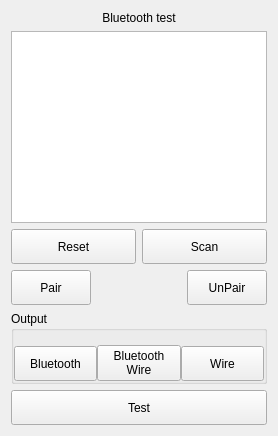
       <widget class="QWidget" name="btPage">
        <layout class="QVBoxLayout" name="verticalLayout_133">
         <item>
          <widget class="QLabel" name="label_63">
           <property name="text">
            <string>Bluetooth test</string>
           </property>
           <property name="alignment">
            <set>Qt::AlignCenter</set>
           </property>
          </widget>
         </item>
         <item>
          <widget class="QListWidget" name="btScanList"/>
         </item>
         <item>
          <layout class="QHBoxLayout" name="horizontalLayout_34">
           <item>
            <widget class="QPushButton" name="btResetButton">
             <property name="minimumSize">
              <size>
               <width>0</width>
               <height>35</height>
              </size>
             </property>
             <property name="focusPolicy">
              <enum>Qt::NoFocus</enum>
             </property>
             <property name="text">
              <string>Reset</string>
             </property>
            </widget>
           </item>
           <item>
            <widget class="QPushButton" name="btScanButton">
             <property name="minimumSize">
              <size>
               <width>0</width>
               <height>35</height>
              </size>
             </property>
             <property name="focusPolicy">
              <enum>Qt::NoFocus</enum>
             </property>
             <property name="text">
              <string>Scan</string>
             </property>
            </widget>
           </item>
          </layout>
         </item>
         <item>
          <layout class="QHBoxLayout" name="horizontalLayout_36">
           <item>
            <widget class="QPushButton" name="btPairButton">
             <property name="minimumSize">
              <size>
               <width>0</width>
               <height>35</height>
              </size>
             </property>
             <property name="focusPolicy">
              <enum>Qt::NoFocus</enum>
             </property>
             <property name="text">
              <string>Pair</string>
             </property>
            </widget>
           </item>
           <item>
            <widget class="QLabel" name="pairBtLabel">
             <property name="text">
              <string/>
             </property>
             <property name="pixmap">
              <pixmap resource="resourses.qrc">:/resources/umuOff.png</pixmap>
             </property>
             <property name="alignment">
              <set>Qt::AlignCenter</set>
             </property>
            </widget>
           </item>
           <item>
            <spacer name="horizontalSpacer_11">
             <property name="orientation">
              <enum>Qt::Horizontal</enum>
             </property>
             <property name="sizeType">
              <enum>QSizePolicy::Minimum</enum>
             </property>
             <property name="sizeHint" stdset="0">
              <size>
               <width>40</width>
               <height>20</height>
              </size>
             </property>
            </spacer>
           </item>
           <item>
            <widget class="QPushButton" name="btUnPairButton">
             <property name="minimumSize">
              <size>
               <width>0</width>
               <height>35</height>
              </size>
             </property>
             <property name="focusPolicy">
              <enum>Qt::NoFocus</enum>
             </property>
             <property name="text">
              <string>UnPair</string>
             </property>
            </widget>
           </item>
          </layout>
         </item>
         <item>
          <widget class="QGroupBox" name="groupBox">
           <property name="title">
            <string>Output</string>
           </property>
           <layout class="QVBoxLayout" name="verticalLayout_132">
            <property name="spacing">
             <number>0</number>
            </property>
            <property name="leftMargin">
             <number>0</number>
            </property>
            <property name="topMargin">
             <number>0</number>
            </property>
            <property name="rightMargin">
             <number>0</number>
            </property>
            <property name="bottomMargin">
             <number>0</number>
            </property>
            <item>
             <layout class="QHBoxLayout" name="horizontalLayout_108">
              <item>
               <layout class="QVBoxLayout" name="verticalLayout_42">
                <item>
                 <widget class="QLabel" name="btOutputLabel">
                  <property name="text">
                   <string/>
                  </property>
                  <property name="pixmap">
                   <pixmap resource="resourses.qrc">:/resources/umuOff.png</pixmap>
                  </property>
                  <property name="alignment">
                   <set>Qt::AlignCenter</set>
                  </property>
                 </widget>
                </item>
                <item>
                 <widget class="QPushButton" name="setBtOutputButton">
                  <property name="minimumSize">
                   <size>
                    <width>0</width>
                    <height>35</height>
                   </size>
                  </property>
                  <property name="focusPolicy">
                   <enum>Qt::NoFocus</enum>
                  </property>
                  <property name="text">
                   <string>Bluetooth</string>
                  </property>
                 </widget>
                </item>
               </layout>
              </item>
              <item>
               <layout class="QVBoxLayout" name="verticalLayout_131">
                <item>
                 <widget class="QLabel" name="btWireOutputLabel">
                  <property name="text">
                   <string/>
                  </property>
                  <property name="pixmap">
                   <pixmap resource="resourses.qrc">:/resources/umuOff.png</pixmap>
                  </property>
                  <property name="alignment">
                   <set>Qt::AlignCenter</set>
                  </property>
                 </widget>
                </item>
                <item>
                 <widget class="QPushButton" name="setBtWireOutputButton">
                  <property name="minimumSize">
                   <size>
                    <width>0</width>
                    <height>35</height>
                   </size>
                  </property>
                  <property name="focusPolicy">
                   <enum>Qt::NoFocus</enum>
                  </property>
                  <property name="text">
                   <string>Bluetooth
Wire</string>
                  </property>
                 </widget>
                </item>
               </layout>
              </item>
              <item>
               <layout class="QVBoxLayout" name="verticalLayout_43">
                <item>
                 <widget class="QLabel" name="wireOutputLabel">
                  <property name="text">
                   <string/>
                  </property>
                  <property name="pixmap">
                   <pixmap resource="resourses.qrc">:/resources/connectedStatus.png</pixmap>
                  </property>
                  <property name="alignment">
                   <set>Qt::AlignCenter</set>
                  </property>
                 </widget>
                </item>
                <item>
                 <widget class="QPushButton" name="setWireOutputButton">
                  <property name="minimumSize">
                   <size>
                    <width>0</width>
                    <height>35</height>
                   </size>
                  </property>
                  <property name="focusPolicy">
                   <enum>Qt::NoFocus</enum>
                  </property>
                  <property name="text">
                   <string>Wire</string>
                  </property>
                 </widget>
                </item>
               </layout>
              </item>
             </layout>
            </item>
           </layout>
          </widget>
         </item>
         <item>
          <widget class="QPushButton" name="btTestButton">
           <property name="minimumSize">
            <size>
             <width>0</width>
             <height>35</height>
            </size>
           </property>
           <property name="focusPolicy">
            <enum>Qt::NoFocus</enum>
           </property>
           <property name="text">
            <string>Test</string>
           </property>
          </widget>
         </item>
        </layout>
       </widget>
